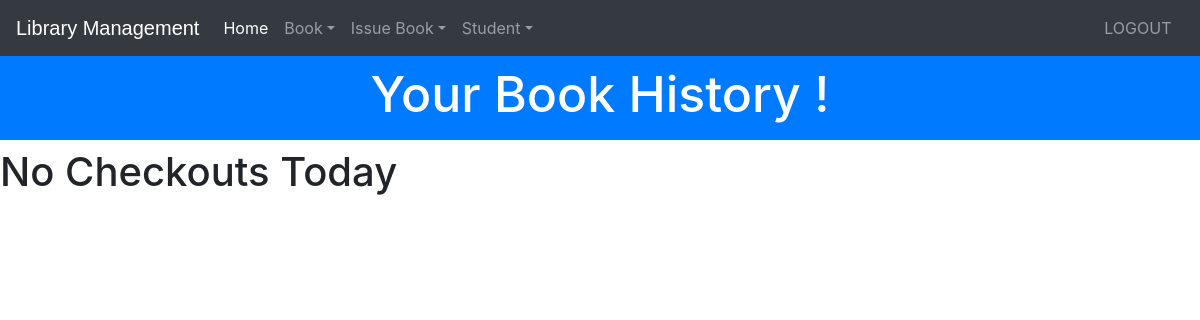
Page /todaycheckouthistory (signed in) on the earlier database version.
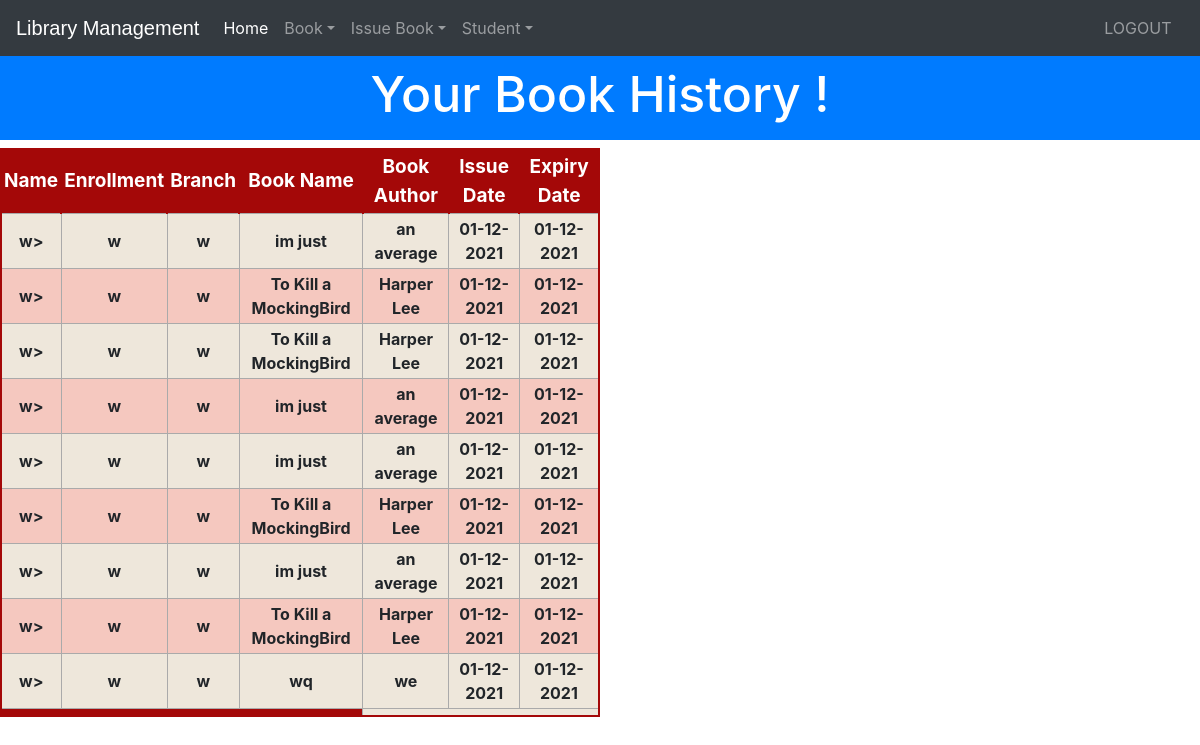
Same page on the later database version.
### library/models.py (models this page shows, shortened)
class Borrower(models.Model):
    student=models.ForeignKey('StudentExtra', on_delete=models.CASCADE,null=True)
    book = models.ForeignKey('Book', on_delete=models.CASCADE,null=True)
    issue_date = models.DateTimeField(auto_now=True,null=True)
    return_date = models.DateTimeField(default=get_expiry())
    status = models.CharField(max_length=40,null=True)
    Renewed = models.BooleanField(default=False)
    Fine = models.PositiveIntegerField(default = 0)
    Fined = models.PositiveIntegerField(default = 0)
    def __str__(self):
        return str(self.student.user)+" borrowed "+str(self.book)
    def dayMonthYearIssue(self):
        return self.issue_date.strftime("%d-%m-%Y")
    def dayMonthYearReturn(self):
        return self.return_date.strftime("%d-%m-%Y")

class StudentExtra(models.Model):
    user=models.OneToOneField(User,on_delete=models.CASCADE)
    enrollment = models.CharField(max_length=40)
    branch = models.CharField(max_length=40)

class Book(models.Model):
    catchoice= [
        ('education', 'Education'),
        ('entertainment', 'Entertainment'),
        ('comics', 'Comics'),
        ('biography', 'Biographie'),
        ('history', 'History'),
        ]
    name=models.CharField(max_length=30)
    isbn=models.PositiveIntegerField(unique=True)
    author=models.CharField(max_length=40)
    category=models.CharField(max_length=30,choices=catchoice,default='education')
    Active=models.BooleanField(default = True)
    def __str__(self):
        return str(self.name)+"["+str(self.isbn)+']'

### library/views.py (the view)
# urls.py: path('todaycheckouthistory', views.todaycheckouthistory, name = "todaycheckouthistory"),
@login_required(login_url='adminlogin')
@user_passes_test(is_admin)
def todaycheckouthistory(request):
    today = datetime.today()
    ReturnersToday = models.Borrower.objects.filter(status = "Returned").filter(return_date__date = datetime(today.year,today.month,today.day))
    print(today)
    print(ReturnersToday)
    return render(request, "library/todaycheckouthistory.html",{'li':ReturnersToday})

### library/views.py (called while the page is built)
def is_admin(user):
    return user.groups.filter(name='ADMIN').exists()

### templates/library/todaycheckouthistory.html (shortened to what this page needs)
<!DOCTYPE html>
<html lang="en" dir="ltr">
  <head>
  </head>
  <body>
  {% include "library/navbaradmin.html" %}<br><br>
  <h3 class="p-3 mb-2 bg-primary text-white" style = 'font-size: 50px;text-align:center;'>Your Book History !</h3>
<div class="row">
  <div class="col-lg-6" style="padding-right:0px;">
    {% if li%}
    <table class="redTable">
  <thead>
  <tr>
  <th>Name</th>
  <th>Enrollment</th>
  <th>Branch</th>
    <th>Book Name</th>
      <th>Book Author</th>
      <th>Issue Date</th>
      <th>Expiry Date</th>
  </tr>
  </thead>
  <tfoot>
    <td colspan="4" rowspan="4">
  </td>
  </tfoot>
  <tbody>
    {% for t in li %}
<tr>
  <th>{{t.student.user.username}}></th>
  <th>{{t.student.enrollment}}</th>
  <th>{{t.student.branch}}</th>
    <th>{{t.book.name}}</th>
      <th>{{t.book.author}}</th>
      <th>{{t.dayMonthYearIssue}}</th>
      <th>{{t.dayMonthYearReturn}}</th>
</tr>
      {% endfor %}
    </tbody>
    </table>
    {%else%}
    <h1> No Checkouts Today</h1>
    {%endif%}
</div></div>
<br><br><br><br><br><br>
<br><br><br>
  </body>
</html>

Differences in the rows shown:
added Borrower: student.user.username "w", student.enrollment "w", student.branch "w", book.name "im just", book.author "an average", dayMonthYearIssue "01-12-2021", dayMonthYearReturn "01-12-2021"
added Borrower: student.user.username "w", student.enrollment "w", student.branch "w", book.name "To Kill a MockingBird", book.author "Harper Lee", dayMonthYearIssue "01-12-2021", dayMonthYearReturn "01-12-2021"
added Borrower: student.user.username "w", student.enrollment "w", student.branch "w", book.name "To Kill a MockingBird", book.author "Harper Lee", dayMonthYearIssue "01-12-2021", dayMonthYearReturn "01-12-2021"
added Borrower: student.user.username "w", student.enrollment "w", student.branch "w", book.name "im just", book.author "an average", dayMonthYearIssue "01-12-2021", dayMonthYearReturn "01-12-2021"
added Borrower: student.user.username "w", student.enrollment "w", student.branch "w", book.name "im just", book.author "an average", dayMonthYearIssue "01-12-2021", dayMonthYearReturn "01-12-2021"
added Borrower: student.user.username "w", student.enrollment "w", student.branch "w", book.name "To Kill a MockingBird", book.author "Harper Lee", dayMonthYearIssue "01-12-2021", dayMonthYearReturn "01-12-2021"
added Borrower: student.user.username "w", student.enrollment "w", student.branch "w", book.name "im just", book.author "an average", dayMonthYearIssue "01-12-2021", dayMonthYearReturn "01-12-2021"
added Borrower: student.user.username "w", student.enrollment "w", student.branch "w", book.name "To Kill a MockingBird", book.author "Harper Lee", dayMonthYearIssue "01-12-2021", dayMonthYearReturn "01-12-2021"
added Borrower: student.user.username "w", student.enrollment "w", student.branch "w", book.name "wq", book.author "we", dayMonthYearIssue "01-12-2021", dayMonthYearReturn "01-12-2021"
Other differences:
text no longer shown: "No Checkouts Today"
text now shown: "Name Enrollment Branch Book Name Book Author Issue Date Expiry Date"
